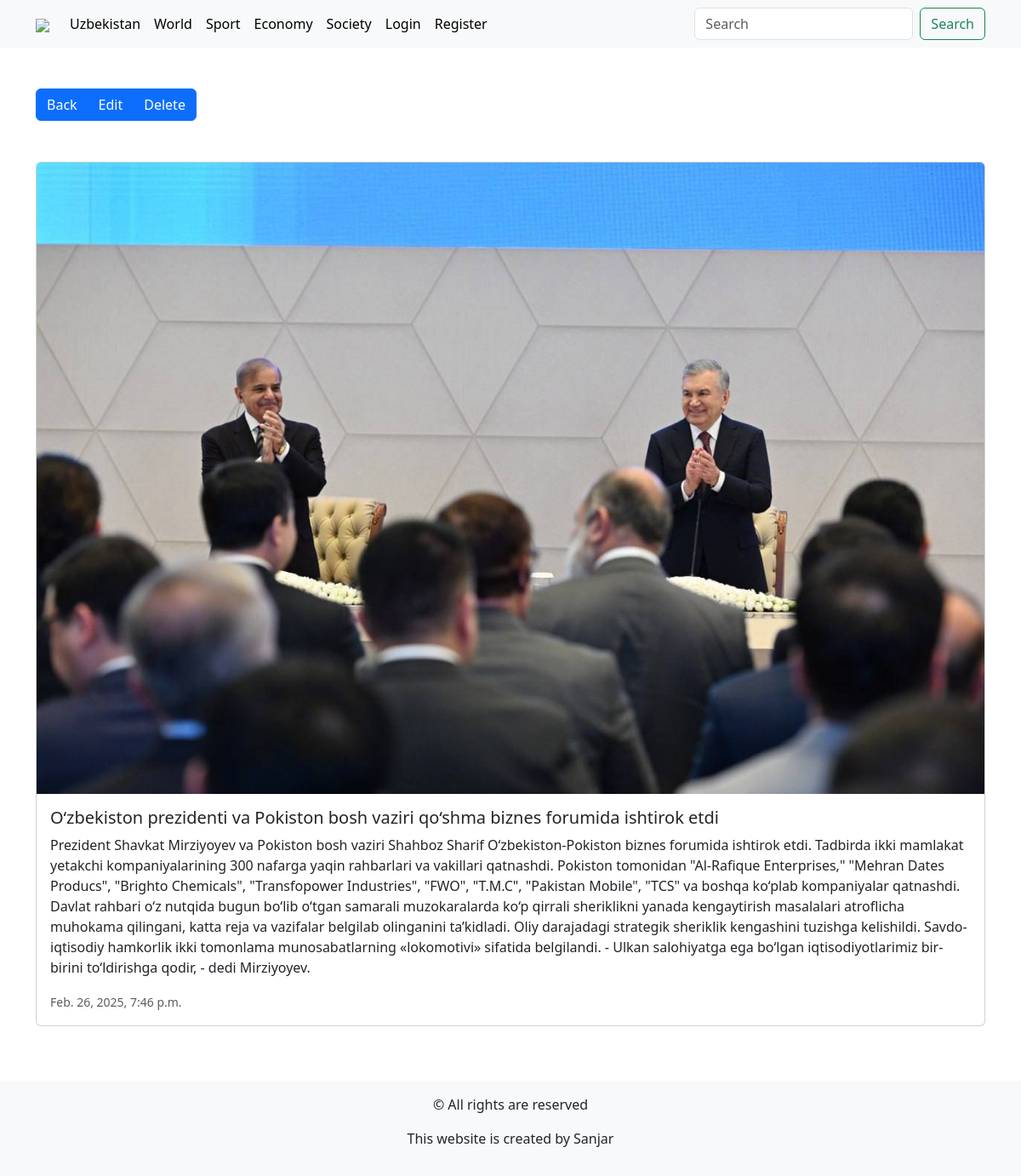
/articles/1/, run on the app's committed database.
### blog/models.py (models this page shows, shortened)
class Category(models.Model):
    title = models.CharField(max_length=250, unique=True)
    class Meta:
        verbose_name = "Category"
        verbose_name_plural = "Categories"
    def __str__(self):
        return self.title

class Article(models.Model):
    title = models.CharField(max_length=250, unique=True)
    info = models.TextField(blank=True)
    photo = models.ImageField(upload_to="articles/", blank=True)
    created_at = models.DateTimeField(auto_now_add=True)
    updated_at = models.DateTimeField(auto_now=True)
    category = models.ForeignKey(Category, on_delete=models.CASCADE)
    user = models.ForeignKey(settings.AUTH_USER_MODEL, on_delete=models.CASCADE, null=True)
    def get_photo(self):
        try:
            return self.photo.url
        except:
            return "https://thumb.ac-illust.com/b1/b170870007dfa419295d949814474ab2_t.jpeg"

### blog/views.py (the view)
# urls.py: path("articles/<int:pk>/", ArticleDetail.as_view(), name="detail"),
class ArticleDetail(DetailView):
    model = Article
    context_object_name = "article"
    template_name = "blog/detail.html"
    form_class = CommentForm
    def get_queryset(self):
        return Article.objects.filter(pk=self.kwargs['pk'])
    def get_context_data(self, **kwargs):
        context = super().get_context_data()
        article = Article.objects.get(pk=self.kwargs['pk'])
        context['comments'] = Comment.objects.filter(article=article).order_by('-created_at')
        context['comment_form'] = CommentForm()
        return context

### blog/forms.py
class CommentForm(forms.ModelForm):
    class Meta:
        model = Comment
        fields = ("title",)
        widgets = {
            "title":forms.Textarea(attrs={
                "class":"form-control",
                "rows":3
            })
        }

### blog/templatetags/blog_tags.py (called while the page is built)
@register.simple_tag()
def get_categories():
    return Category.objects.all()

### blog/templates/blog/detail.html (shortened to what this page needs)
{% extends 'base.html' %}
{% block main %}
<div class="container d-flex flex-column align-items-start flex-wrap justify-content-between gap-5 mt-5">
    <div class="btn-group" role="group" aria-label="Basic example">
        <a href="{% url 'home' %}" class="btn btn-primary">Back</a>
        <a href="{% url 'edit' article.pk %}" class="btn btn-primary">Edit</a>
        <a href="{% url 'delete' article.pk %}" class="btn btn-primary">Delete</a>
    </div>
    <div class="card mb-3 w-100">
        <img src="{{article.get_photo}}" class="card-img-top" alt="...">
        <div class="card-body">
            <h5 class="card-title">{{article.title}}</h5>
            <p class="card-text">{{article.info}}</p>
            <p class="card-text"><small class="text-body-secondary">{{article.created_at}}</small></p>
        </div>
    </div>
</div>
{% endblock main %}

### templates/base.html (shortened to what this page needs)
<!DOCTYPE html>
<html lang="en">
<head>
    <link href="https://cdn.jsdelivr.net/npm/bootstrap@5.3.3/dist/css/bootstrap.min.css" rel="stylesheet">
</head>
<body>
<header>
  {% include 'components/header.html' %}
</header>
<main>
  {% block main %}
  {% endblock main %}
</main>
<footer>
  {% include 'components/footer.html' %}
</footer>
</body>
</html>

### templates/components/header.html (shortened to what this page needs)
{% load blog_tags %}
{% get_categories as categories %}
<nav class="navbar navbar-expand-lg bg-body-tertiary">
  <div class="container">
    <a class="navbar-brand" href="{% url 'home' %}">
      <img src="https://kun.uz/assets/6a60b69a/img/icons/logo-light.svg" />
    </a>
    <div class="collapse navbar-collapse" id="navbarSupportedContent">
      <ul class="navbar-nav me-auto mb-2 mb-lg-0">
        {% for category in categories %}
        <li class="nav-item">
          <a class="nav-link active" aria-current="page" href="{% url 'category' category.pk %}">{{category}}</a>
        </li>
        {% endfor %}
        {% if not request.user.is_authenticated %}
        <li class="nav-item">
          <a class="nav-link active" aria-current="page" href="{% url 'login' %}">Login</a>
        </li>
        <li class="nav-item">
          <a class="nav-link active" aria-current="page" href="{% url 'register' %}">Register</a>
        </li>
        {% endif %}
      </ul>
      <form action="{% url 'search' %}" method="get" enctype="multipart/form-data" class="d-flex" role="search">
        <input name="q" class="form-control me-2" type="search" placeholder="Search" aria-label="Search">
        <button class="btn btn-outline-success" type="submit">Search</button>
      </form>
    </div>
  </div>
</nav>

### templates/components/footer.html
<footer class="mt-5 p-3 d-flex flex-column align-items-center justify-content-center bg-body-tertiary">
    <p>&copy; All rights are reserved</p>
    <p>This website is created by Sanjar</p>
</footer>

### data on the page
Category: title "Uzbekistan"
Category: title "World"
Category: title "Sport"
Category: title "Economy"
Category: title "Society"
Article: get_photo (picture), title "O‘zbekiston prezidenti va Pokiston bosh vaziri qo‘shma biznes forumida ishtirok etdi", info "Prezident Shavkat Mirziyoyev va Pokiston bosh vaziri Shahboz Sharif O‘zbekiston-Pokiston biznes forumida ishtirok etdi. Tadbirda ikki mamlakat yetakchi kompaniyalarining 300 nafarga yaqin rahbarlari va vakillari qatnashdi. Pokiston tomonidan \"Al-Rafique Enterprises,\" \"Mehran Dates Producs\", \"Brighto Chemicals\", \"Transfopower Industries\", \"FWO\", \"T.M.C\", \"Pakistan Mobile\", \"TCS\" va boshqa ko‘plab kompaniyalar qatnashdi. Davlat rahbari o‘z nutqida bugun bo‘lib o‘tgan samarali muzokaralarda ko‘p qirrali sheriklikni yanada kengaytirish masalalari atroflicha muhokama qilingani, katta reja va vazifalar belgilab olinganini ta’kidladi. Oliy darajadagi strategik sheriklik kengashini tuzishga…", created_at "Feb. 26, 2025, 7:46 p.m."
